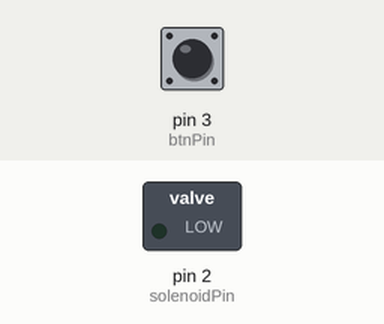
The sketch below on a simulated Arduino Uno, built with avr-gcc and run on an emulated ATmega328P. Shown: switched loads named in the sketch (green lamp = pin HIGH). Dashed ring = blinking. The inputs (shaded band) are chosen by the test bench; at power-on: pin 3 (btnPin) HIGH. What the sketch prints to the serial monitor is not drawn.

Above: at 1.2 s.
1.3 s: pin 3 (btnPin) pulled LOW for 0.15 s
At 1.37 s:
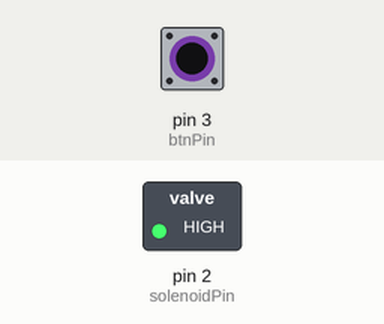
2.9 s: pin 3 (btnPin) pulled LOW for 3.2 s
At 7.4 s:
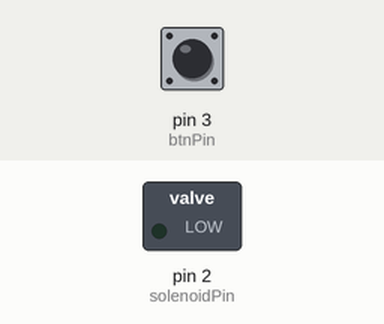
9.1 s: pin 3 (btnPin) pulsed LOW 5 times (0.12 s each, 0.3 s apart)
At 9.46 s:
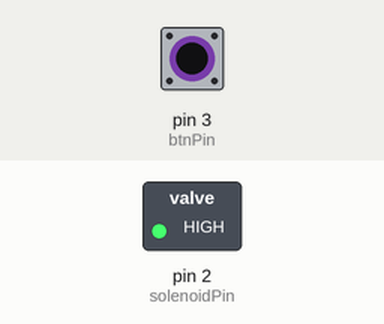
Timing chart, 0 to 12.1 s (numbered marks = the images above; inputs shaded):
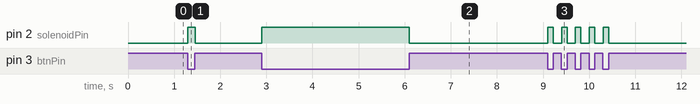

Measured:
- after the input at 1.3 s, pin 2 (solenoidPin): LOW → HIGH at once, → LOW 0.15 s later
- after the input at 2.9 s, pin 2 (solenoidPin): LOW → HIGH at once, → LOW 3.2 s later
- after the input at 9.1 s, pin 2 (solenoidPin): alternates HIGH for 0.12 s and LOW for 0.18 s, 10 changes in all, then stays LOW, starting at once

The sketch:

solenoid.ino
```cpp
const int solenoidPin = 2;
const int btnPin      = 3;

void setup() {
  Serial.begin(9600);
  pinMode(solenoidPin, OUTPUT);
  pinMode(btnPin, INPUT_PULLUP); // button uses internal pullup, no resistor needed
}

void loop() {
  if (digitalRead(btnPin) == LOW) {
    digitalWrite(solenoidPin, HIGH); // open solenoid
    Serial.println("ON");
  } else {
    digitalWrite(solenoidPin, LOW);  // close solenoid
    Serial.println("OFF");
  }
}
```
